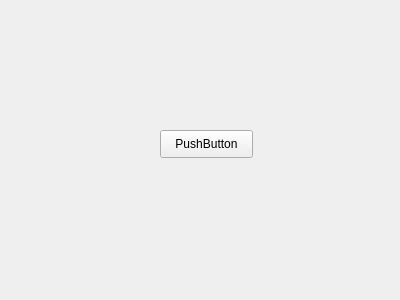
<?xml version="1.0" encoding="UTF-8"?>
<ui version="4.0">
 <class>Form</class>
 <widget class="QWidget" name="Form">
  <property name="geometry">
   <rect>
    <x>0</x>
    <y>0</y>
    <width>400</width>
    <height>300</height>
   </rect>
  </property>
  <property name="windowTitle">
   <string>Form</string>
  </property>
  <widget class="QPushButton" name="pushButton">
   <property name="geometry">
    <rect>
     <x>160</x>
     <y>130</y>
     <width>93</width>
     <height>28</height>
    </rect>
   </property>
   <property name="text">
    <string>PushButton</string>
   </property>
  </widget>
 </widget>
 <resources/>
 <connections/>
</ui>
